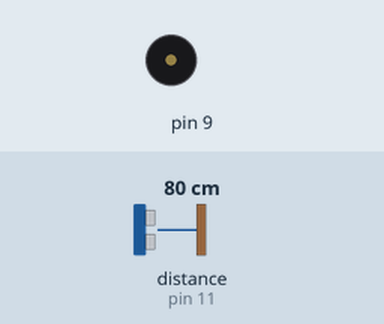
Simulated run of this sketch. Board: Arduino Uno, built with avr-gcc and run on an emulated ATmega328P. On the bench: buzzer (waves = sounding). Inputs (shaded band) come from the test bench; at power-on: distance to the obstacle (sensor on pin 11) 80 cm. The echo pulse lasts 58.3 µs per cm.

Above: at 1.2 s.
1.3 s: distance to the obstacle (sensor on pin 11) set to 2 cm
At 2.5 s:
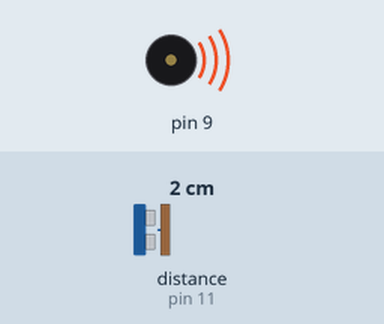
2.8 s: distance to the obstacle (sensor on pin 11) set to 35 cm
At 4.0 s:
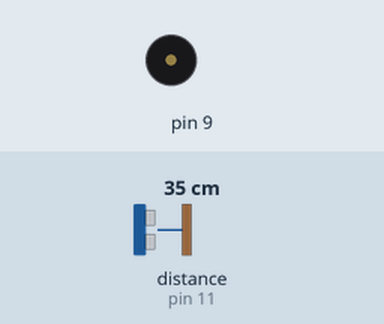
4.3 s: distance to the obstacle (sensor on pin 11) set to 4 cm
At 5.4 s:
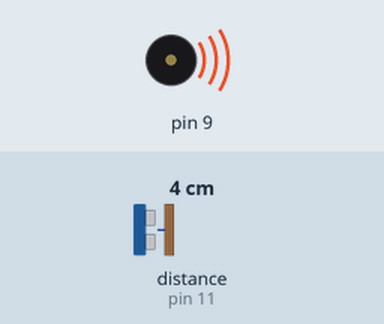
Timing chart, 0 to 7.3 s (numbered marks = the images above; inputs shaded):
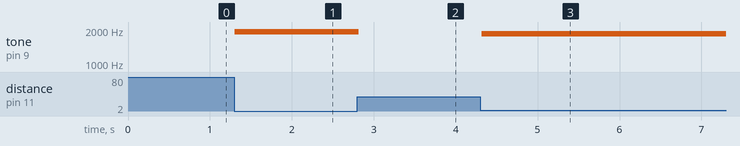

Measured:
- after the input at 1.3 s, tone on pin 9: silent → 1922 Hz at once
- after the input at 2.8 s, tone on pin 9: 1922 Hz → silent at once
- after the input at 4.3 s, tone on pin 9: silent → 1844 Hz at once

The sketch:

Frequence.ino
```cpp
#include <NewPing.h>
#include <toneAC.h>
#define DEBUG         false // Set to true to enable Serial debug
#define TONE_PIN      8
#define TONE_VOLUME   10   // 1-20
#define TRIGGER_PIN   12   // Board pin tied to trigger pin on the ultrasonic sensor.
#define ECHO_PIN      11   // Board pin tied to echo pin on the ultrasonic sensor.
#define MAX_DISTANCE  200  // Maximum distance we want to ping for (in centimeters). Maximum sensor distance is rated at 400-500cm.
NewPing sonar(TRIGGER_PIN, ECHO_PIN, MAX_DISTANCE);
void setup() {
if (DEBUG) {
    Serial.begin(115200);
    Serial.println("Theremino starting");
  }
}
void loop() {
delay(30); // Wait 30ms between pings (about 33 pings/sec). 29ms should be the shortest delay between pings.
unsigned long uS = sonar.ping(); // Send ping, get ping time in microseconds (uS).
if (DEBUG) Serial.println(uS);
if (uS > 2000) { // Range is about 0-30 cm from sensor
toneAC(0); // Turn sound off when not in range
if (DEBUG) Serial.println("No tone");
  } else {
int freq = 2000 - uS / 1.5; // Get sound frequency
toneAC(freq, TONE_VOLUME); // Play it!
if (DEBUG) Serial.println(freq);
  }
}
```
